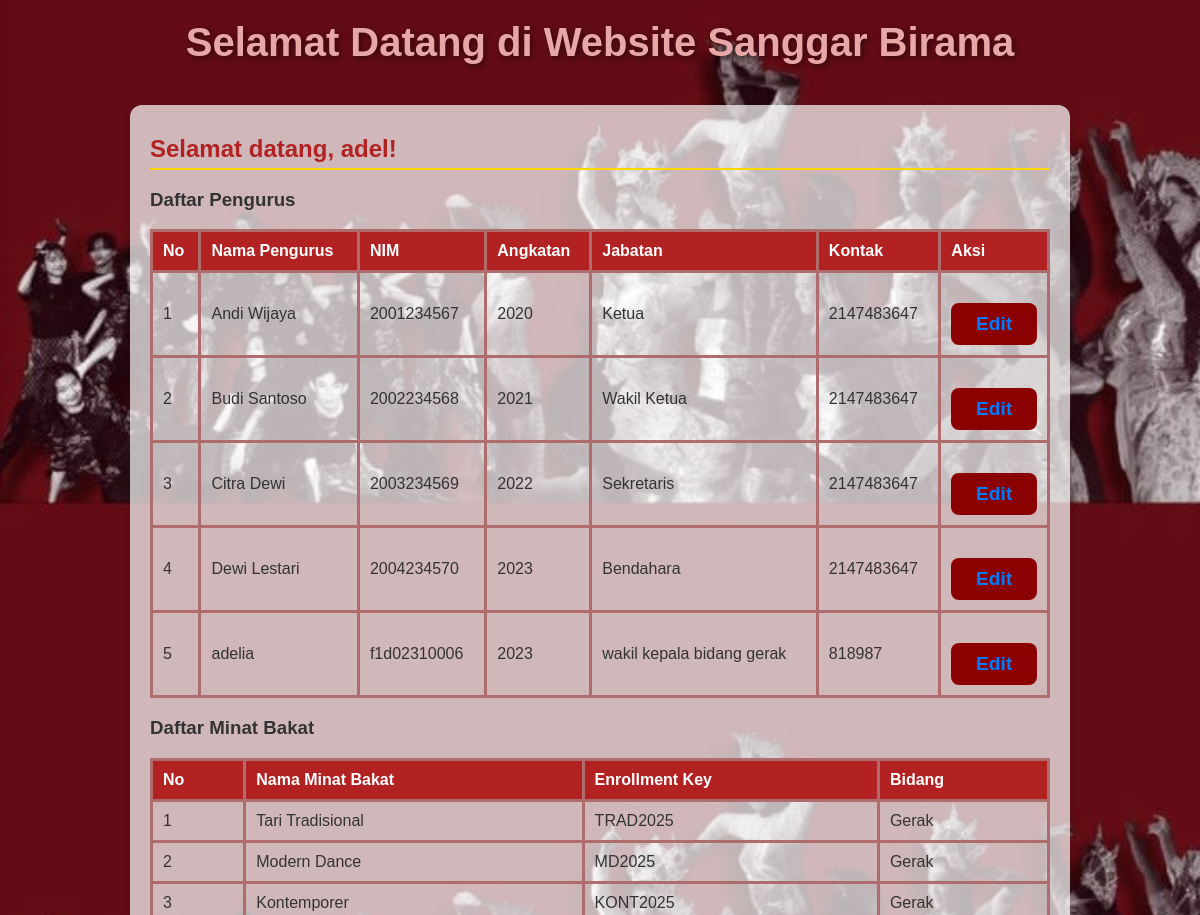
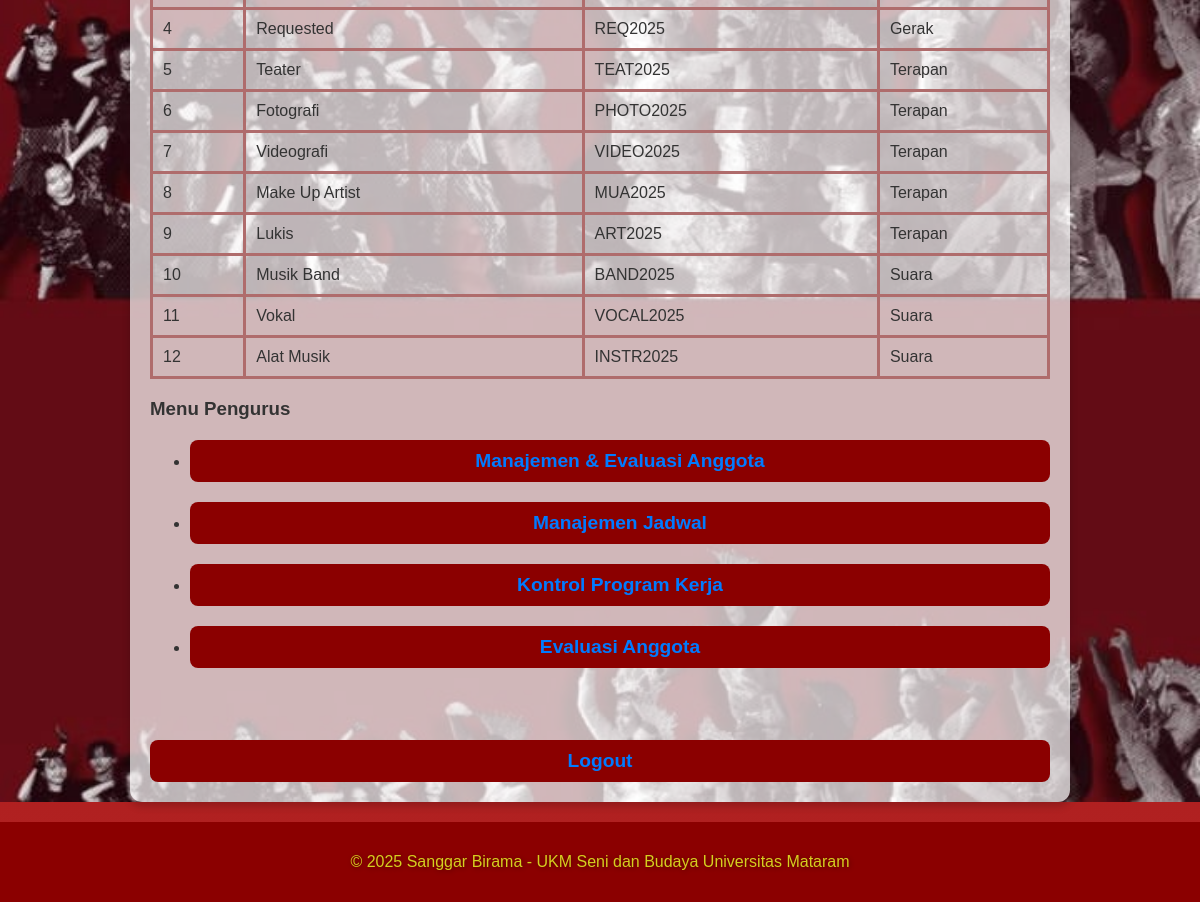
The app's page /app/views/beranda_pengurus.php (signed in) with its own data (2 pictures, top to bottom).
### tables this page shows
CREATE TABLE `pengurus` (
  `id_pengurus` int(11) NOT NULL,
  `nama_pengurus` text NOT NULL,
  `nim` varchar(20) NOT NULL,
  `angkatan` int(10) NOT NULL,
  `jabatan` text NOT NULL,
  `kontak` int(20) NOT NULL
);

CREATE TABLE `minat_bakat` (
  `nama_minat_bakat` varchar(100) NOT NULL,
  `enrollment_key` varchar(50) NOT NULL,
  `id_minat_bakat` int(11) NOT NULL,
  `id_bidang` int(11) DEFAULT NULL
);

CREATE TABLE `bidang` (
  `id_bidang` int(11) NOT NULL,
  `nama_bidang` varchar(100) NOT NULL,
  `kepala_bidang` varchar(100) NOT NULL,
  `wakil_kepala_bidang` varchar(100) NOT NULL
);

### app/views/beranda_pengurus.php (the view, shortened to what this page needs)
<?php
require_once __DIR__ . '/../config/config.php';
$stmt = $mysqli->prepare("SELECT id_pengurus, nama_pengurus, nim, angkatan, jabatan, kontak FROM pengurus");
$stmt->execute();
$pengurus_result = $stmt->get_result();
$stmt = $mysqli->prepare("SELECT id_minat_bakat, nama_minat_bakat, enrollment_key, id_bidang FROM minat_bakat");
$stmt->execute();
$minat_result = $stmt->get_result();
?>
<?php include 'header.php'; ?>
<div class="content">
    <h2>Selamat datang, <?= htmlspecialchars($_SESSION["user"]["username"]); ?>!</h2>
    <h3>Daftar Pengurus</h3>
    <table border="1">
        <tr>
            <th>No</th>
            <th>Nama Pengurus</th>
            <th>NIM</th>
            <th>Angkatan</th>
            <th>Jabatan</th>
            <th>Kontak</th>
            <th>Aksi</th>
        </tr>
        <?php
        $no = 1;
        while ($pengurus = $pengurus_result->fetch_assoc()) {
            echo "<tr>";
            echo "<td>{$no}</td>";
            echo "<td>" . htmlspecialchars($pengurus["nama_pengurus"]) . "</td>";
            echo "<td>" . htmlspecialchars($pengurus["nim"]) . "</td>";
            echo "<td>" . htmlspecialchars($pengurus["angkatan"]) . "</td>";
            echo "<td>" . htmlspecialchars($pengurus["jabatan"]) . "</td>";
            echo "<td>" . htmlspecialchars($pengurus["kontak"]) . "</td>";
            echo "<td><a href='edit_pengurus.php?id_pengurus=" . urlencode($pengurus["id_pengurus"]) . "'>Edit</a></td>";
            echo "</tr>";
            $no++;
        }
        ?>
    </table>
    <h3>Daftar Minat Bakat</h3>
    <table border="1">
        <tr>
            <th>No</th>
            <th>Nama Minat Bakat</th>
            <th>Enrollment Key</th>
            <th>Bidang</th>
        </tr>
        <?php
        $no = 1;
        while ($minat = $minat_result->fetch_assoc()) {
            $nama_bidang = "-";
            if (isset($minat['id_bidang']) && $minat['id_bidang']) {
                $stmt_bidang = $mysqli->prepare("SELECT nama_bidang FROM bidang WHERE id_bidang = ?");
                $stmt_bidang->bind_param("i", $minat['id_bidang']);
                $stmt_bidang->execute();
                $stmt_bidang->bind_result($nama_bidang_db);
                if ($stmt_bidang->fetch()) {
                    $nama_bidang = $nama_bidang_db;
                }
            }
            echo "<tr>";
            echo "<td>{$no}</td>";
            echo "<td>" . htmlspecialchars($minat["nama_minat_bakat"]) . "</td>";
            echo "<td>" . htmlspecialchars($minat["enrollment_key"]) . "</td>";
            echo "<td>" . htmlspecialchars($nama_bidang) . "</td>";
            echo "</tr>";
            $no++;
        }
        ?>
    </table>
    <h3>Menu Pengurus</h3>
    <ul>
        <li><a href="manajemen_anggota_kinerja.php">Manajemen & Evaluasi Anggota</a></li>
        <li><a href="manajemen_jadwal.php">Manajemen Jadwal</a></li>
        <li><a href="kontrol_program.php">Kontrol Program Kerja</a></li>
        <li><a href="evaluasi_anggota.php">Evaluasi Anggota</a></li>
    </ul>
    <br><br>
    <a href="/SI-BIRAMA/app/controllers/authController.php?logout=true">Logout</a>
</div>
<?php include 'footer.php'; ?>

### public/css/style.css (style rules this page uses)
body { margin: 0; font-family: Arial, sans-serif; background: linear-gradient(to bottom, #8B0000, #B22222); color: #fff; }
.content { max-width: 900px; margin: 20px auto; padding: 20px; background: rgba(255, 255, 255, 0.9); border-radius: 12px; box-shadow: 0 4px 8px rgba(0, 0, 0, 0.2); color: #333; }
.content h2 { color: #B22222; margin-top: 30px; margin-bottom: 15px; font-size: 1.8em; border-bottom: 2px solid #FFD700; padding-bottom: 5px; }
table { width: 100%; border-collapse: collapse; margin-top: 10px; }
table, th, td { border: 3px solid #af6c6c; }
th, td { padding: 10px; text-align: left; }
th { background-color: #B22222; color: white; }
a { color: #B22222; font-weight: bold; text-decoration: none; }
.content a { display: inline-block; margin-top: 20px; padding: 10px 20px; background: #8B0000; color: #8B0000; text-decoration: none; font-weight: bold; border-radius: 8px; transition: background 0.3s ease, transform 0.3s ease; text-align: center; }
.content { background: rgba(255, 255, 255, 0.7); padding: 20px; border-radius: 12px; box-shadow: 0 4px 8px rgba(0, 0, 0, 0.2); max-width: 900px; margin: 20px auto; font-family: Arial, sans-serif; }
.content h2 { color: #B22222; margin-top: 10px; margin-bottom: 5px; font-size: 1.5em; border-bottom: 2px solid #FFD700; padding-bottom: 5px; }
.content a { display: block; text-align: center; margin-top: 20px; text-decoration: none; color: #007BFF; font-weight: bold; font-size: 1.2em; transition: color 0.3s ease; }

### records on screen
pengurus: nama_pengurus "Andi Wijaya", nim "2001234567", angkatan "2020", jabatan "Ketua", kontak "2147483647"
pengurus: nama_pengurus "Budi Santoso", nim "2002234568", angkatan "2021", jabatan "Wakil Ketua", kontak "2147483647"
pengurus: nama_pengurus "Citra Dewi", nim "2003234569", angkatan "2022", jabatan "Sekretaris", kontak "2147483647"
pengurus: nama_pengurus "Dewi Lestari", nim "2004234570", angkatan "2023", jabatan "Bendahara", kontak "2147483647"
pengurus: nama_pengurus "adelia", nim "f1d02310006", angkatan "2023", jabatan "wakil kepala bidang gerak", kontak "818987"
minat_bakat: nama_minat_bakat "Tari Tradisional", enrollment_key "TRAD2025", id_bidang.nama_bidang "Gerak"
minat_bakat: nama_minat_bakat "Modern Dance", enrollment_key "MD2025", id_bidang.nama_bidang "Gerak"
minat_bakat: nama_minat_bakat "Kontemporer", enrollment_key "KONT2025", id_bidang.nama_bidang "Gerak"
minat_bakat: nama_minat_bakat "Requested", enrollment_key "REQ2025", id_bidang.nama_bidang "Gerak"
minat_bakat: nama_minat_bakat "Teater", enrollment_key "TEAT2025", id_bidang.nama_bidang "Terapan"
minat_bakat: nama_minat_bakat "Fotografi", enrollment_key "PHOTO2025", id_bidang.nama_bidang "Terapan"
minat_bakat: nama_minat_bakat "Videografi", enrollment_key "VIDEO2025", id_bidang.nama_bidang "Terapan"
minat_bakat: nama_minat_bakat "Make Up Artist", enrollment_key "MUA2025", id_bidang.nama_bidang "Terapan"
minat_bakat: nama_minat_bakat "Lukis", enrollment_key "ART2025", id_bidang.nama_bidang "Terapan"
minat_bakat: nama_minat_bakat "Musik Band", enrollment_key "BAND2025", id_bidang.nama_bidang "Suara"
minat_bakat: nama_minat_bakat "Vokal", enrollment_key "VOCAL2025", id_bidang.nama_bidang "Suara"
minat_bakat: nama_minat_bakat "Alat Musik", enrollment_key "INSTR2025", id_bidang.nama_bidang "Suara"

### other values on screen
$_SESSION["user"]["username"] "adel"
